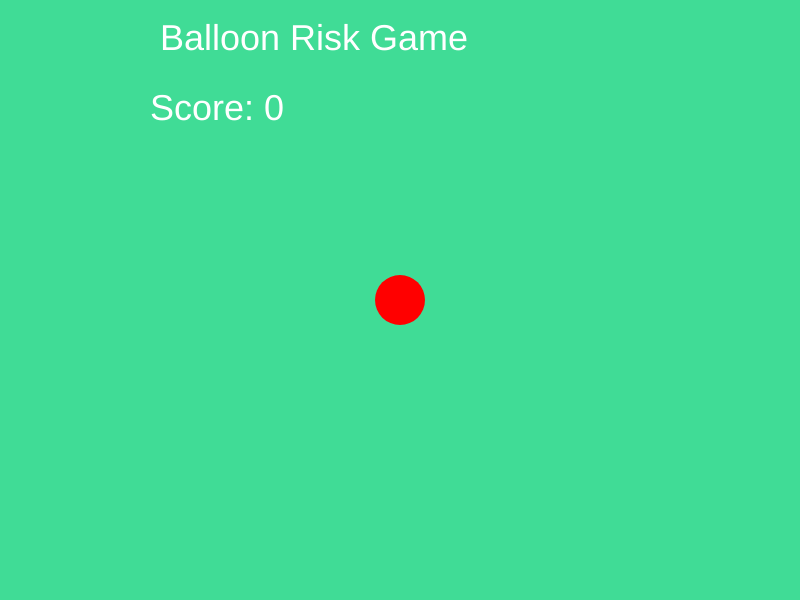
Frame 1 (no input)
Frame 60 (no input): identical to frame 1, image omitted
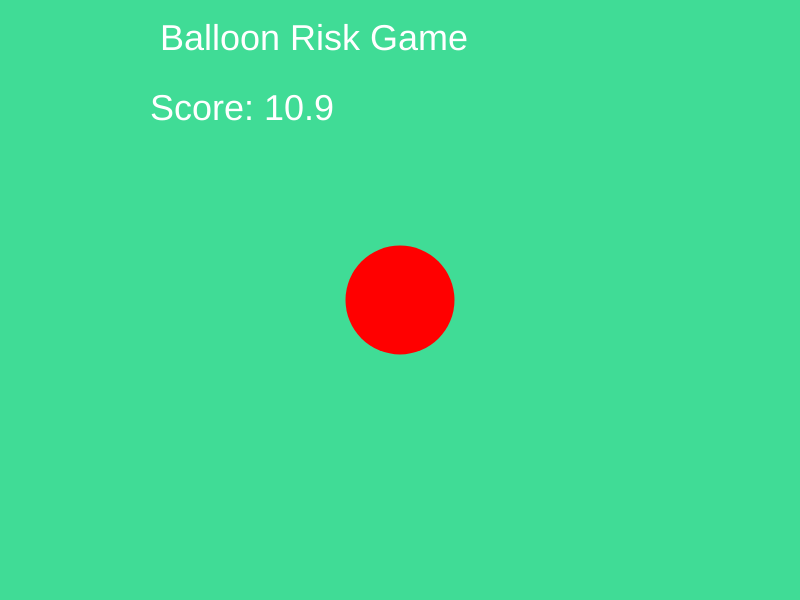
Frame 120 (the mouse pressed at the canvas centre since frame 60)

The p5.js sketch that drew these frames (run headless with seeded random() and noise() and a simulated clock; from frame 60 on, the mouse is pressed at the canvas centre):

// p5.js sketch
// ── sketch.js
let size_balloon;
let pop_number;
let score = 0;

function setup() {
  createCanvas(800, 600);
  size_balloon = 50;
  pop_number = floor(random(100, 400));
}

function draw() {
  if (size_balloon != pop_number){
  background(64,220,150);
  textSize(36);
  fill(255);
  text("Balloon Risk Game", 160, 50);
  text("Score: " + score, 150, 120);
  fill(255, 0, 0);
  noStroke(); 
  ellipse(width / 2, height / 2, size_balloon, size_balloon);
  if (mouseIsPressed && isMouseInsideEllipse(width / 2, height / 2, 100, 80)) {
    size_balloon += 1;  
    console.log(pop_number);
    console.log(size_balloon);
    score = size_balloon / 10;
  }
}
  else if(size_balloon == pop_number){
    background(64,220,150);
    textSize(36);
    fill(255);
    text("YOU LOST", 160, 50);
  }
}


function isMouseInsideEllipse(x, y, w, h) {
  let d = dist(mouseX, mouseY, x, y);
  return d < w / 2 && d < h / 2;
}
